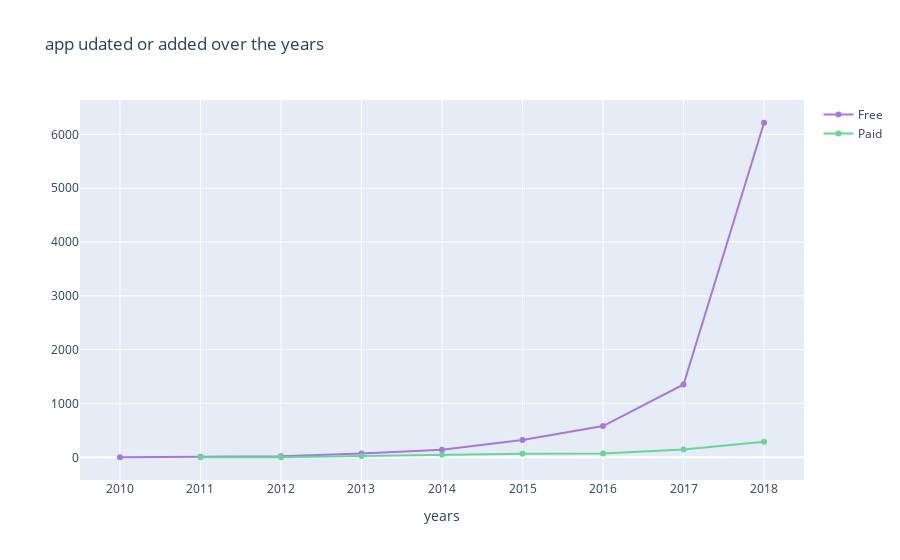

The notebook cell saved with this chart:
### Code cell
col='year_added'
v1=d1[col].value_counts().reset_index()
v1=v1.rename(columns={col:'count','index':col})
v1['percent']=v1['count'].apply(lambda x : 100*x/sum(v1['count']))
v1=v1.sort_values(col)
v2=d2[col].value_counts().reset_index()
v2=v2.rename(columns={col:'count','index':col})
v2['percent']=v2['count'].apply(lambda x : 100*x/sum(v2['count']))
v2=v2.sort_values(col)
trace1 = go.Scatter(x=v1[col], y=v1["count"], name="Free", marker=dict(color="#a678de"))
trace2 = go.Scatter(x=v2[col], y=v2["count"], name="Paid", marker=dict(color="#6ad49b"))
y = [trace1, trace2]
layout={'title':"app udated or added over the years",'xaxis':{'title':"years"}}
fig = go.Figure(data=y, layout=layout)
iplot(fig)

### Figure 1 — Plotly figure (JSON) as saved in the notebook; plotly's stock layout.template omitted (floating-point values rounded to 4 significant figures)
{"data": [{"marker": {"color": "#a678de"}, "name": "Free", "type": "scatter", "x": [2010, 2011, 2012, 2013, 2014, 2015, 2016, 2017, 2018], "y": [1, 12, 19, 70, 141, 322, 580, 1354, 6216]}, {"marker": {"color": "#6ad49b"}, "name": "Paid", "type": "scatter", "x": [2011, 2012, 2013, 2014, 2015, 2016, 2017, 2018], "y": [3, 2, 23, 49, 66, 71, 143, 288]}], "layout": {"title": {"text": "app udated or added over the years"}, "xaxis": {"title": {"text": "years"}}}}
